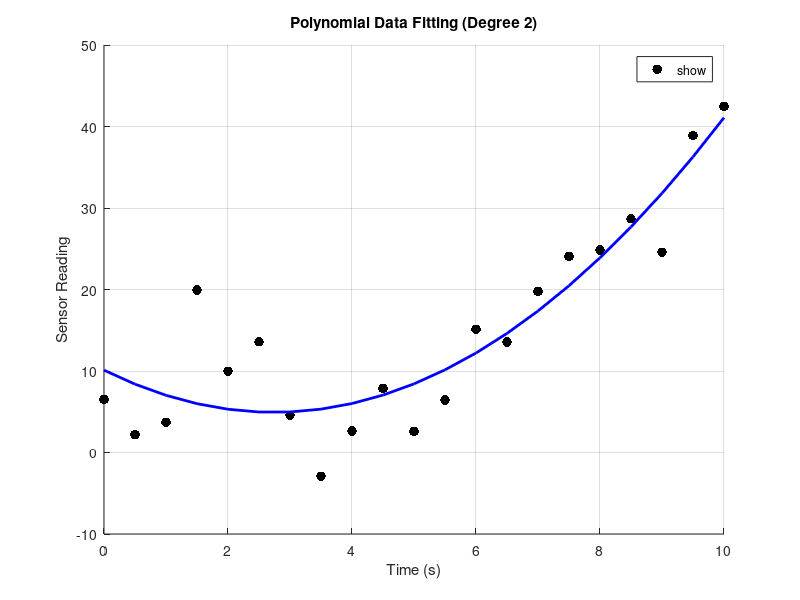

Reproduce this figure in MATLAB.
function coeffs = sensorFitting(poly_degree)
    if nargin < 1
        poly_degree = 2;
    end

    % noisy sensor data (underlying trend is a parabola)
    x_data = 0:0.5:10;
    true_signal = 0.5 * x_data.^2 - 2 * x_data + 5;
    
    % random noise
    noise = 5 * randn(1, length(x_data));
    y_noisy = true_signal + noise;
    
    figure;
    hold on;
    scatter(x_data, y_noisy, 50, 'k', 'filled', 'DisplayName', 'Raw Sensor Data');
    title(sprintf('Polynomial Data Fitting (Degree %d)', poly_degree));
    xlabel('Time (s)'); ylabel('Sensor Reading');
    grid on;

    % poly fit
    coeffs = polyfit(x_data, y_noisy, poly_degree);
    y_fitted = polyval(coeffs, x_data);
    
    plot(x_data, y_fitted, 'b-', 'LineWidth', 2, 'DisplayName', 'Fitted Curve');
    legend('show', 'Location', 'best');
    hold off;
    
    % fitted equation coefficients
    disp('Calculated Polynomial Coefficients:');
    disp(coeffs);

    % R2 coeff.
    SSE = sum((y_noisy - y_fitted).^2);
    SST = sum((y_noisy - mean(y_fitted)).^2);
    R2 = 1 - (SSE/SST);

    fprintf("R2 val.: %.4f\n", R2)
end
